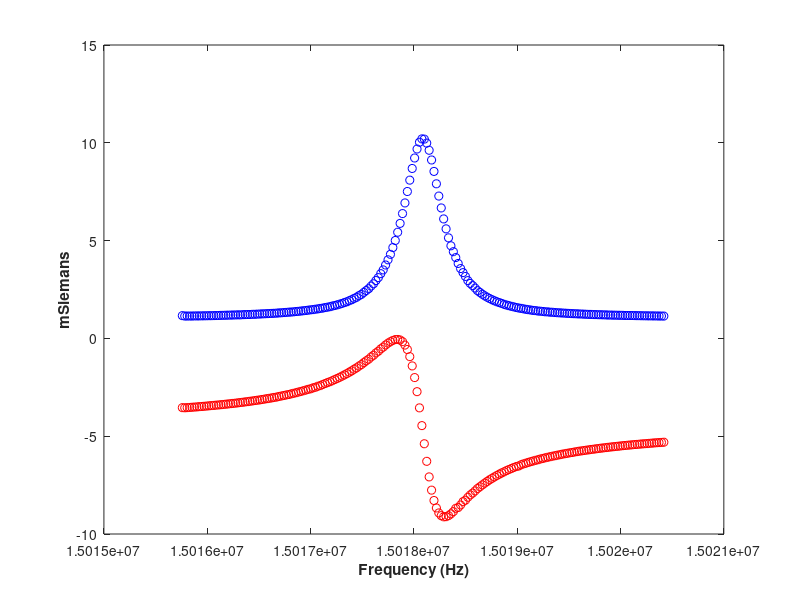

The MATLAB script that drew this image: (Note: this script raises an error after producing the figure.)
%Chyi-Huey Joshua Yeh
%This MATLAB script tests the different settings that can be manipulated
%for the curve-fitting functions and compares the different ways to fit
%curves
clear all; clc;
%load the test spectra
load('fit_test_spectra.mat');

%extract out data from spectra variable: test_spectra
freq_data=test_spectra(:,1);
conductance=test_spectra(:,2);
susceptance=test_spectra(:,3);

%plot the raw spectra data
figure(1);clf(figure(1));
a1=axes;
plot(freq_data,conductance,'bo','markersize',6);
hold on;
plot(freq_data,susceptance,'ro','markersize',6);
xlabel('Frequency (Hz)','fontweight','bold');
ylabel('mSiemans','fontweight','bold');

%do the fitting with lsqcurvefit function using the levenberg-marquardt
%method
%defind lower and upper bounds for the parameters
lb=[-Inf -Inf -inf -Inf -inf];
ub=[Inf Inf Inf Inf Inf];
error=0.003;
%set initial guess values
x0=zeros(1,5);
[max_conductance0,location_index]=findpeaks(conductance,'minpeakheight',3);
x0(1)=freq_data(location_index);
x0(4)=max_conductance0;
temp=conductance-x0(4)/2;
find(temp==min(abs(temp)),1);
gamma0=abs(x0(1)-freq_data(ans))*2;
x0(2)=gamma0;
%set options settings for the curve fitting process
options=optimset('display','on','tolfun',1e-10,'tolx',1e-10,'plotfcns',@optimplotresnorm,'maxiter',10000000000000,'findifftype','central','maxfuneval',10000);
[parameters resnorm residual exitflag]=lsqcurvefit(@my_lorentzian_fit,x0,freq_data(),conductance(),lb,ub,options);%use lsqcurvefit function to fit the spectra data to a Lorentz curve
fitted_cond=my_lorentzian_fit(parameters,freq_data());
text('parent',a1,'units','normalized','position',[0.1 0.9 1],'string',['X^2 = ',num2str(resnorm./((error^2)*199))]);
%plot the fitted y values
figure(1);
plot(a1,freq_data(),fitted_cond,'k-','linewidth',1.5);
legend('Conductance','Susceptance','Fitted Lorentzian function');